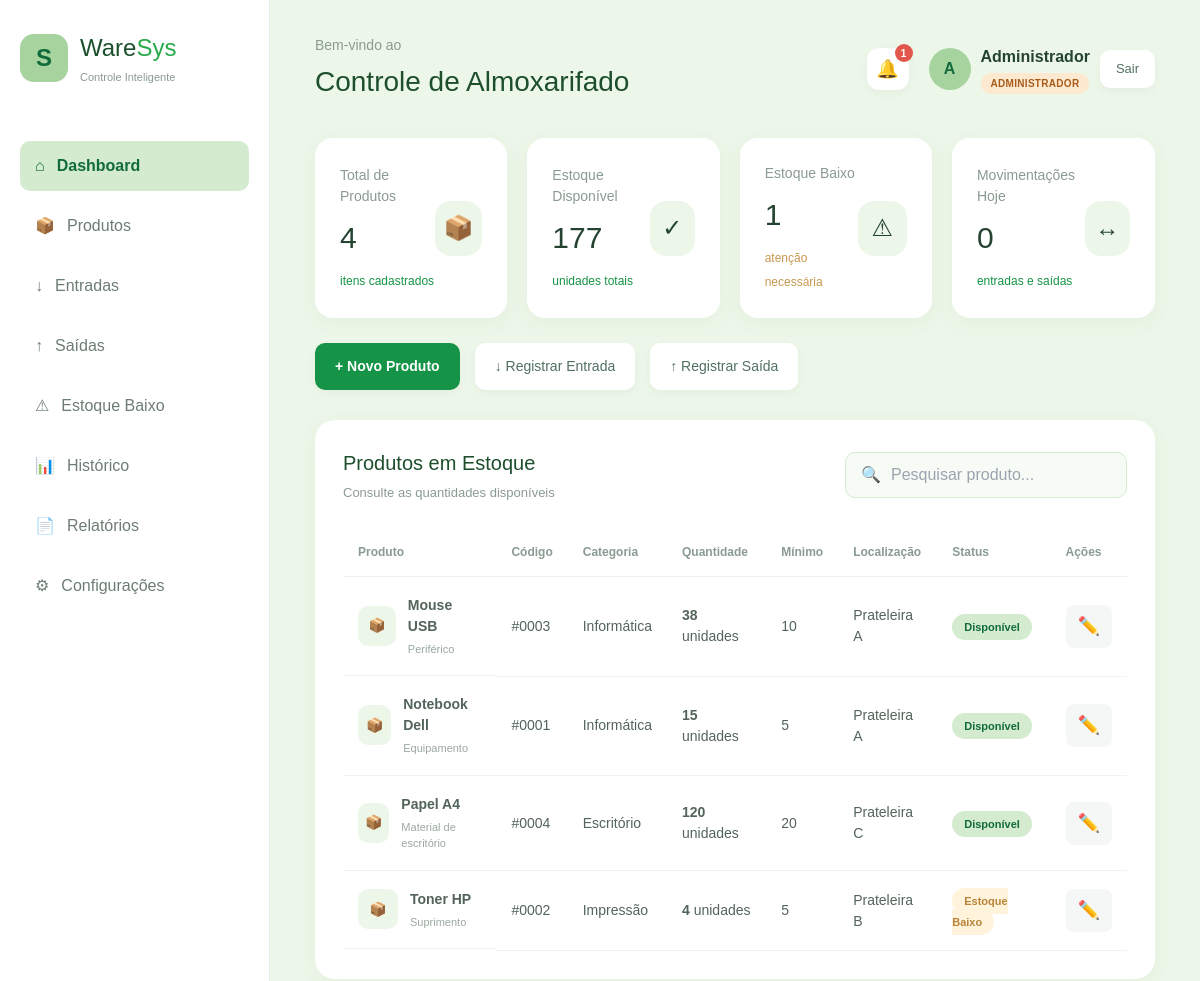
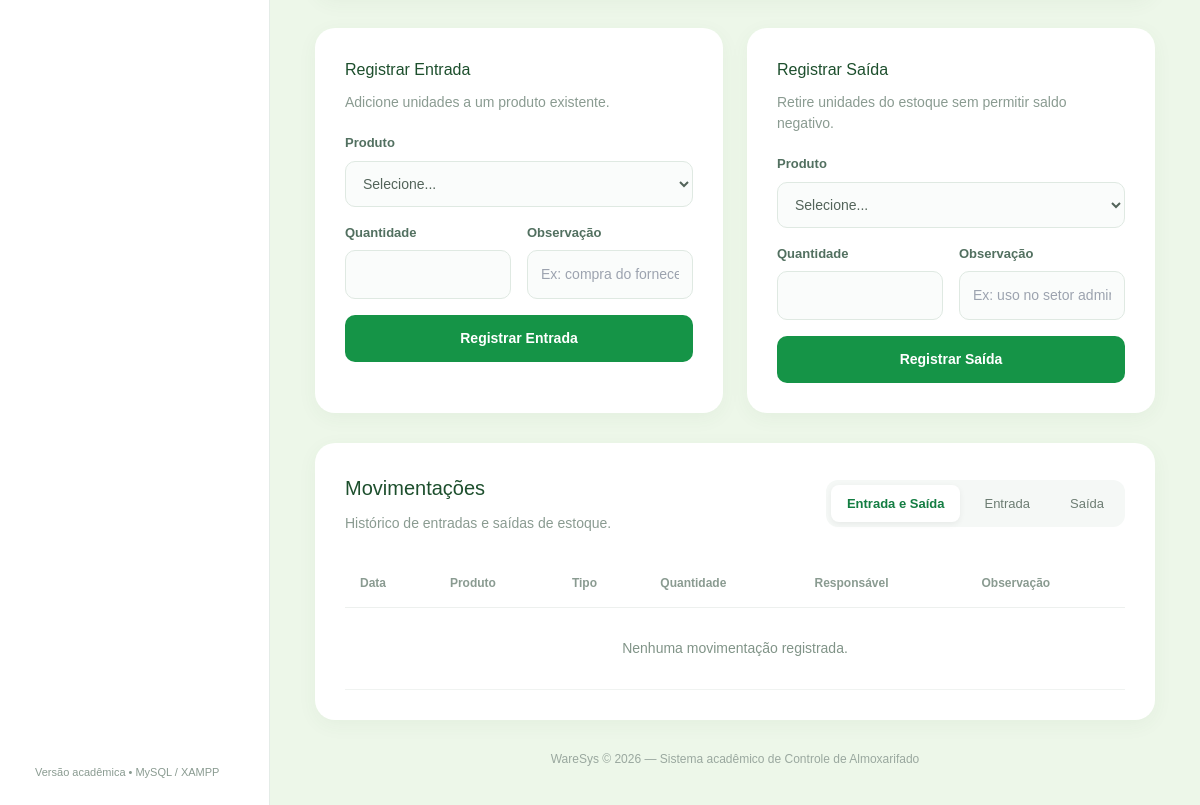
/index.php (signed in), run on the app's committed database (2 pictures, top to bottom).
### tables this page shows
CREATE TABLE IF NOT EXISTS produtos (
    id INT AUTO_INCREMENT PRIMARY KEY,
    nome VARCHAR(120) NOT NULL,
    codigo VARCHAR(40) NOT NULL UNIQUE,
    categoria VARCHAR(80) NOT NULL DEFAULT 'Outros',
    quantidade INT NOT NULL DEFAULT 0,
    estoque_minimo INT NOT NULL DEFAULT 0,
    localizacao VARCHAR(120) NULL,
    observacao TEXT NULL,
    criado_em TIMESTAMP DEFAULT CURRENT_TIMESTAMP
);

### includes/permissoes.php (called while the page is built, shortened)
<?php
function papelAtual(): string
{
    $papel = $_SESSION['usuario_role'] ?? 'usuario';
    return in_array($papel, PAPEIS_VALIDOS, true) ? $papel : 'usuario';
}
function nomePapel(string $papel): string
{
    return NOMES_PAPEIS[$papel] ?? 'Usuário';
}
function usuarioTemPermissao(string $permissao): bool
{
    $papel = papelAtual();
    return in_array($permissao, PERMISSOES_POR_PAPEL[$papel] ?? [], true);
}

### index.php (the view, shortened to what this page needs)
<?php
require_once __DIR__ . '/config/database.php';
require_once __DIR__ . '/includes/permissoes.php';
$produtos=[];
$r=$conn->query('SELECT * FROM produtos ORDER BY nome'); while($row=$r->fetch_assoc()) $produtos[]=$row;
$produtosBaixo=array_values(array_filter($produtos, fn($p)=>(int)$p['quantidade'] <= (int)$p['estoque_minimo']));
$movimentacoes=[];
$totalProdutos=(int)$conn->query('SELECT COUNT(*) total FROM produtos')->fetch_assoc()['total'];
$totalUnidades=(int)$conn->query('SELECT COALESCE(SUM(quantidade),0) total FROM produtos')->fetch_assoc()['total'];
$estoqueBaixo=count($produtosBaixo);
$movHoje=(int)$conn->query("
    SELECT
        (SELECT COUNT(*) FROM entradas_estoque WHERE DATE(criado_em)=CURDATE()) +
        (SELECT COUNT(*) FROM saidas_estoque WHERE DATE(criado_em)=CURDATE()) AS total
")->fetch_assoc()['total'];
$ultimasMov=$movimentacoes;
?>
<!DOCTYPE html>
<html lang="pt-br">
<head>
    <script src="https://cdn.tailwindcss.com"></script>
    <link rel="stylesheet" href="style.css">
</head>
<body>
<aside class="sidebar">
    <div class="logo">
        <div class="logo-icon">S</div>
        <div><h1>Ware<span>Sys</span></h1><p>Controle Inteligente</p></div>
    </div>
    <nav>
        <a href="#dashboard" class="ativo"><span>⌂</span>Dashboard</a>
        <a href="#produtos"><span>📦</span>Produtos</a>
        <a href="#entradas"><span>↓</span>Entradas</a>
        <a href="#saidas"><span>↑</span>Saídas</a>
        <a href="#estoque-baixo"><span>⚠</span>Estoque Baixo</a>
        <a href="#historico"><span>📊</span>Histórico</a>
        <?php if (usuarioTemPermissao('relatorios.ver')): ?>
        <a href="relatorios.php"><span>📄</span>Relatórios</a>
        <?php endif; ?>
        <?php if (usuarioTemPermissao('config.acessar')): ?>
        <a href="configuracoes.php"><span>⚙</span>Configurações</a>
        <?php endif; ?>
    </nav>
    <div class="sidebar-bottom"><span class="versao">Versão acadêmica • MySQL / XAMPP</span></div>
</aside>
<main id="dashboard">
    <header class="topo">
        <div><p class="bem-vindo">Bem-vindo ao</p><h2>Controle de Almoxarifado</h2></div>
        <div class="topo-direita">
            <div class="notificacoes-wrap">
                <button type="button" class="notificacao-btn" onclick="toggleNotificacoes()" title="Notificações">
                    🔔
                    <?php if ($produtosBaixo): ?><span class="notificacao-badge"><?= count($produtosBaixo) ?></span><?php endif; ?>
                </button>
            </div>
            <div class="perfil">
                <div class="avatar"><?= htmlspecialchars(strtoupper(substr($_SESSION['usuario_nome'] ?? 'U', 0, 1))) ?></div>
                <div><strong><?= htmlspecialchars($_SESSION['usuario_nome'] ?? 'Usuário') ?></strong><p><span class="papel-badge papel-<?= htmlspecialchars(papelAtual()) ?>"><?= htmlspecialchars(nomePapel(papelAtual())) ?></span></p></div>
                <a href="logout.php" class="btn btn-sair">Sair</a>
            </div>
        </div>
    </header>
    <section class="cards">
        <div class="card"><div><p>Total de Produtos</p><h3><?= $totalProdutos ?></h3><span class="positivo">itens cadastrados</span></div><div class="card-icon">📦</div></div>
        <div class="card"><div><p>Estoque Disponível</p><h3><?= $totalUnidades ?></h3><span class="positivo">unidades totais</span></div><div class="card-icon">✓</div></div>
        <div class="card" id="estoque-baixo"><div><p>Estoque Baixo</p><h3><?= $estoqueBaixo ?></h3><span class="alerta">atenção necessária</span></div><div class="card-icon">⚠</div></div>
        <div class="card"><div><p>Movimentações Hoje</p><h3><?= $movHoje ?></h3><span class="positivo">entradas e saídas</span></div><div class="card-icon">↔</div></div>
    </section>
    <section class="acoes">
        <?php if (usuarioTemPermissao('produtos.criar')): ?>
        <a href="#novo-produto" class="btn btn-principal">+ Novo Produto</a>
        <?php endif; ?>
        <a href="#entradas" class="btn">↓ Registrar Entrada</a>
        <a href="#saidas" class="btn">↑ Registrar Saída</a>
    </section>
    <section class="painel" id="produtos">
        <div class="painel-topo">
            <div><h2>Produtos em Estoque</h2><p>Consulte as quantidades disponíveis</p></div>
            <div class="pesquisa"><span>🔍</span><input id="busca" type="text" placeholder="Pesquisar produto..." oninput="filtrarProdutos()"></div>
        </div>
        <?php $podeAjustar = usuarioTemPermissao('produtos.ajustar'); ?>
        <div class="tabela-container">
            <table id="tabela-produtos">
                <thead><tr><th>Produto</th><th>Código</th><th>Categoria</th><th>Quantidade</th><th>Mínimo</th><th>Localização</th><th>Status</th><?php if ($podeAjustar): ?><th>Ações</th><?php endif; ?></tr></thead>
                <tbody>
                <?php if (!$produtos): ?>
                    <tr><td colspan="<?= $podeAjustar ? 8 : 7 ?>" class="vazio">Nenhum produto cadastrado.</td></tr>
                <?php else: foreach ($produtos as $p): $baixo=(int)$p['quantidade'] <= (int)$p['estoque_minimo']; ?>
                    <tr>
                        <td class="produto"><div class="produto-icon">📦</div><div><strong><?= htmlspecialchars($p['nome']) ?></strong><p><?= htmlspecialchars($p['observacao'] ?: 'Produto cadastrado') ?></p></div></td>
                        <td>#<?= htmlspecialchars($p['codigo']) ?></td>
                        <td><?= htmlspecialchars($p['categoria']) ?></td>
                        <td><strong><?= (int)$p['quantidade'] ?></strong> unidades</td>
                        <td><?= (int)$p['estoque_minimo'] ?></td>
                        <td><?= htmlspecialchars($p['localizacao'] ?: '—') ?></td>
                        <td><span class="status <?= $baixo ? 'baixo' : 'disponivel' ?>"><?= $baixo ? 'Estoque Baixo' : 'Disponível' ?></span></td>
                        <?php if ($podeAjustar): ?>
                        <td>
                            <button type="button" class="acao-btn" title="Ajustar produto"
                                data-id="<?= (int)$p['id'] ?>"
                                data-nome="<?= htmlspecialchars($p['nome'], ENT_QUOTES) ?>"
                                data-categoria="<?= htmlspecialchars($p['categoria'], ENT_QUOTES) ?>"
                                data-quantidade="<?= (int)$p['quantidade'] ?>"
                                data-minimo="<?= (int)$p['estoque_minimo'] ?>"
                                onclick="abrirAjuste(this)">✏️</button>
                        </td>
                        <?php endif; ?>
                    </tr>
                <?php endforeach; endif; ?>
                </tbody>
            </table>
        </div>
    </section>
    <section class="grid-mov">
        <div class="secao-simples" id="entradas">
            <h2>Registrar Entrada</h2><p>Adicione unidades a um produto existente.</p>
            <form method="post" class="form-mov">
                <div class="campo full"><label>Produto</label><select name="produto_id" required><option value="">Selecione...</option></select></div>
                <div class="campo"><label>Quantidade</label><input type="number" name="quantidade" min="1" required></div>
                <div class="campo"><label>Observação</label><input type="text" name="observacao" placeholder="Ex: compra do fornecedor"></div>
                <button class="btn-salvar full" type="submit">Registrar Entrada</button>
            </form>
        </div>
        <div class="secao-simples" id="saidas">
            <h2>Registrar Saída</h2><p>Retire unidades do estoque sem permitir saldo negativo.</p>
            <form method="post" class="form-mov">
                <div class="campo full"><label>Produto</label><select name="produto_id" required><option value="">Selecione...</option></select></div>
                <div class="campo"><label>Quantidade</label><input type="number" name="quantidade" min="1" required></div>
                <div class="campo"><label>Observação</label><input type="text" name="observacao" placeholder="Ex: uso no setor administrativo"></div>
                <button class="btn-salvar full" type="submit">Registrar Saída</button>
            </form>
        </div>
    </section>
    <section class="secao-simples" id="historico">
        <div class="painel-topo">
            <div><h2>Movimentações</h2><p>Histórico de entradas e saídas de estoque.</p></div>
            <div class="tabs-historico">
                <button type="button" class="tab-btn ativo" data-filtro="todas" onclick="filtrarHistorico('todas',this)">Entrada e Saída</button>
                <button type="button" class="tab-btn" data-filtro="entrada" onclick="filtrarHistorico('entrada',this)">Entrada</button>
                <button type="button" class="tab-btn" data-filtro="saida" onclick="filtrarHistorico('saida',this)">Saída</button>
            </div>
        </div>
        <div class="tabela-container historico"><table id="tabela-historico"><thead><tr><th>Data</th><th>Produto</th><th>Tipo</th><th>Quantidade</th><th>Responsável</th><th>Observação</th></tr></thead><tbody>
        <?php if (!$ultimasMov): ?><tr><td colspan="6" class="vazio">Nenhuma movimentação registrada.</td></tr>
        <?php endif; ?>
        </tbody></table></div>
    </section>
    <footer><p>WareSys © 2026 — Sistema acadêmico de Controle de Almoxarifado</p></footer>
</main>
</body>
</html>

### style.css (style rules this page uses)
:root { --verde-50:#edf7e9; --verde-100:#d4ebcf; --verde-200:#a7d39e; --verde-300:#7bc46f; --verde-400:#48b84b; --verde-500:#29aa49; --verde-600:#159447; --verde-700:#137d42; --verde-800:#116b3b; --verde-900:#1d4f2d; }
body { background:var(--verde-50);color:#244331 }
.logo-icon,.avatar { background:var(--verde-200);color:var(--verde-800) }
.logo h1,.topo h2,.painel-topo h2,.secao-simples h2,.modal-topo h2 { color:var(--verde-900) }
.logo h1 span { color:var(--verde-500) }
nav a.ativo { background:var(--verde-100);color:var(--verde-800) }
.btn-principal,.btn-salvar { background:var(--verde-600) }
.card-icon,.produto-icon { background:var(--verde-50) }
.positivo { color:var(--verde-600) }
.disponivel { background:var(--verde-100);color:var(--verde-800) }
.pesquisa { background:#f6fbf5;border:1px solid var(--verde-100) }
.grid-mov { display:grid;grid-template-columns:1fr 1fr;gap:24px }
.form-mov { margin-top:20px;display:grid;grid-template-columns:1fr 1fr;gap:16px }
.full { grid-column:1/-1 }
.form-mov .btn-salvar { width:100% }
.vazio { text-align:center;padding:30px;color:#819488 }
.historico { margin-top:18px }
.versao { font-size:11px;color:#8a9b91;padding:13px 15px }
.btn-sair { padding:9px 16px;font-size:13px }
.papel-badge { display:inline-block;padding:3px 10px;border-radius:999px;font-size:10px;font-weight:bold;text-transform:uppercase;letter-spacing:.03em }
.papel-admin { background:#fde9d0;color:#a85c1b }
.tabs-historico { display:flex;gap:8px;background:#f5f8f6;padding:5px;border-radius:12px }
.tab-btn { border:none;background:transparent;padding:9px 16px;border-radius:8px;font-size:13px;color:#6d7d73;cursor:pointer;transition:.2s }
.tab-btn.ativo { background:#ffffff;color:var(--verde-700);font-weight:bold;box-shadow:0 2px 6px rgba(0,0,0,.06) }
.topo-direita { display:flex;align-items:center;gap:20px }
.notificacoes-wrap { position:relative }
.notificacao-btn { position:relative;background:#ffffff;border:none;width:42px;height:42px;border-radius:12px;font-size:18px;cursor:pointer;box-shadow:0 3px 10px rgba(0,0,0,.04) }
.notificacao-badge { position:absolute;top:-4px;right:-4px;background:#e2574c;color:#fff;font-size:10px;font-weight:bold;min-width:18px;height:18px;border-radius:999px;display:flex;align-items:center;justify-content:center;padding:0 4px }

### data on the page
produtos: nome "Mouse USB", observacao "Periférico", codigo "0003", categoria "Informática", quantidade "38", estoque_minimo "10", localizacao "Prateleira A", shows "Disponível"
produtos: nome "Notebook Dell", observacao "Equipamento", codigo "0001", categoria "Informática", quantidade "15", estoque_minimo "5", localizacao "Prateleira A", shows "Disponível"
produtos: nome "Papel A4", observacao "Material de escritório", codigo "0004", categoria "Escritório", quantidade "120", estoque_minimo "20", localizacao "Prateleira C", shows "Disponível"
produtos: nome "Toner HP", observacao "Suprimento", codigo "0002", categoria "Impressão", quantidade "4", estoque_minimo "5", localizacao "Prateleira B", shows "Estoque Baixo"

### other printed values
count($produtosBaixo) "1"
substr($_SESSION['usuario_nome'] ?? 'U', 0, 1) "A"
$_SESSION['usuario_nome'] "Administrador"
nomePapel(papelAtual()) "ADMINISTRADOR"
$totalProdutos "4"
$totalUnidades "177"
$estoqueBaixo "1"
$movHoje "0"
